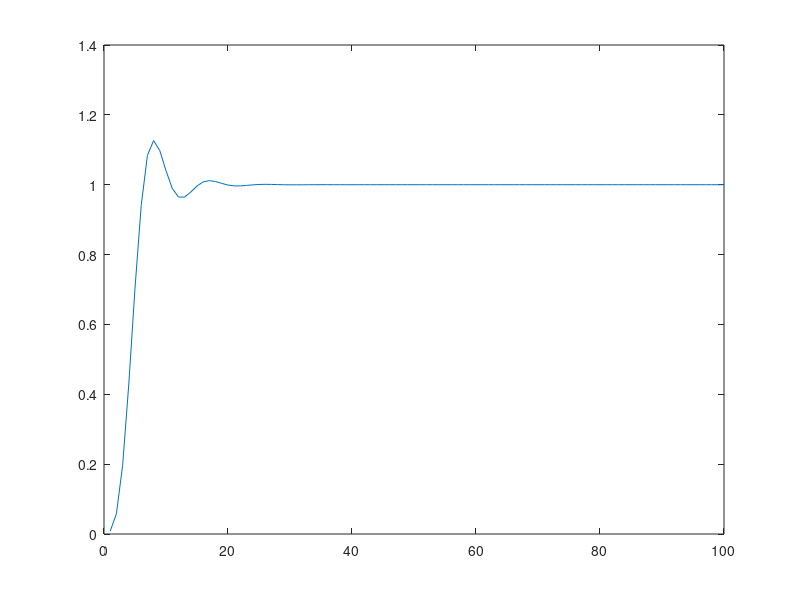

Source code (MATLAB):
close all;
Fs=8000;  % Sampling
fc=800;   % Cut off
fstop= 1600; % Fstop  
Rp=1; % Passban ripple in db
Rs=20; %stop band attenuation in db
Wp=2*fc/Fs;
Ws=2*fstop/Fs;

[N,Wn]=buttord(Wp,Ws,Rp,Rs);
[b,a]=butter(N,Wn);
[Z,P,K]=tf2zp(b,a);
[sos,G]=zp2sos(Z,P,K);

input=ones(1,100);
output=filter(b,a,input);
output(1:20)
plot(output)
